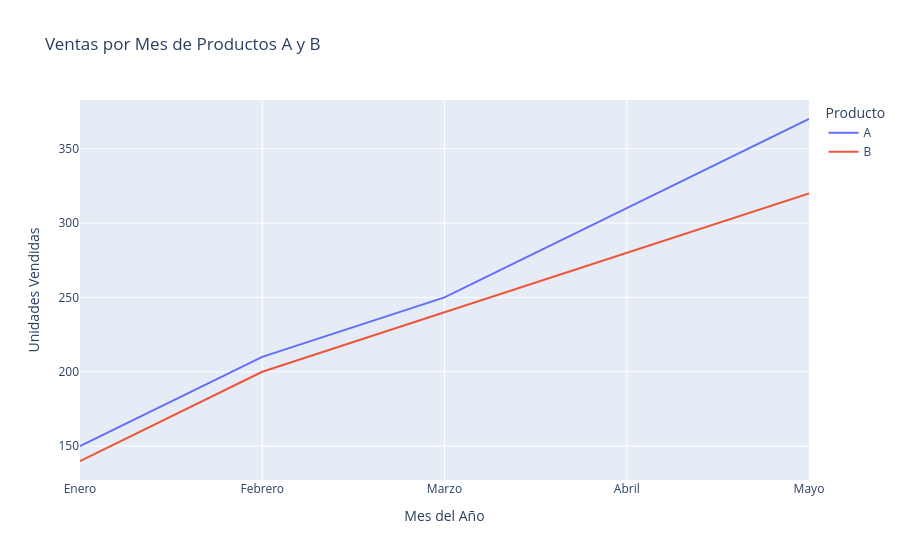

The cell this chart's notebook holds for it:
### Markdown cell above
3. **Personalización de Títulos y Leyendas:** Con **update_layout, personalizamos los títulos de los ejes y de la leyenda.** **xaxis_title** y **yaxis_title** nos permiten definir títulos claros para los ejes, mientras que **legend_title** modifica el título de la leyenda.

### Code cell
# Personalizar los ejes y la leyenda
fig.update_layout(
    xaxis_title="Mes del Año",
    yaxis_title="Unidades Vendidas",
    legend_title="Producto"
)

# Mostrar el gráfico
fig.show()

### Figure 1 — Plotly figure (JSON) as saved in the notebook; plotly's stock layout.template omitted (floating-point values rounded to 4 significant figures)
{"data": [{"hovertemplate": "Producto=A<br>Mes=%{x}<br>Ventas=%{y}<extra></extra>", "legendgroup": "A", "line": {"color": "#636efa", "dash": "solid"}, "marker": {"symbol": "circle"}, "mode": "lines", "name": "A", "orientation": "v", "showlegend": true, "type": "scatter", "x": ["Enero", "Febrero", "Marzo", "Abril", "Mayo"], "xaxis": "x", "y": [150, 210, 250, 310, 370], "yaxis": "y"}, {"hovertemplate": "Producto=B<br>Mes=%{x}<br>Ventas=%{y}<extra></extra>", "legendgroup": "B", "line": {"color": "#EF553B", "dash": "solid"}, "marker": {"symbol": "circle"}, "mode": "lines", "name": "B", "orientation": "v", "showlegend": true, "type": "scatter", "x": ["Enero", "Febrero", "Marzo", "Abril", "Mayo"], "xaxis": "x", "y": [140, 200, 240, 280, 320], "yaxis": "y"}], "layout": {"legend": {"title": {"text": "Producto"}, "tracegroupgap": 0}, "title": {"text": "Ventas por Mes de Productos A y B"}, "xaxis": {"anchor": "y", "domain": [0, 1], "title": {"text": "Mes del Año"}}, "yaxis": {"anchor": "x", "domain": [0, 1], "title": {"text": "Unidades Vendidas"}}}}
